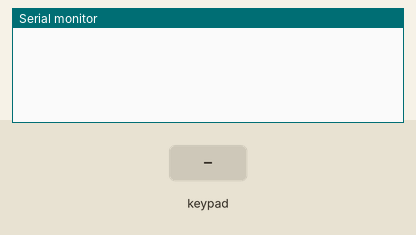
Simulated run of this sketch. Board: Arduino Mega 2560, built with avr-gcc and run on an emulated ATmega2560. Shown: the last lines printed to the serial monitor. Wiring (inferred from the names in the program): 4×4 keypad with keys 1 2 3 A 4 5 6 B 7 8 9 C * 0 # D: rows pin 22, pin 21, pin 19, pin 5; columns pin 17, pin 16, pin 13, pin 12. The inputs (shaded band) are chosen by the test bench.

Above: at 1.2 s.
1.3 s: key '1' pressed
At 2.1 s:
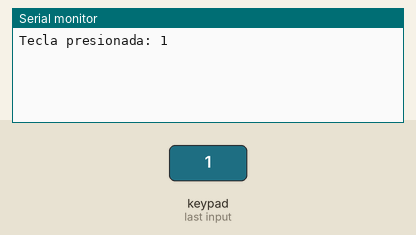
2.8 s: keypad keys 2 2 2 1 1 9 5 # pressed 0.4 s apart
At 6.6 s:
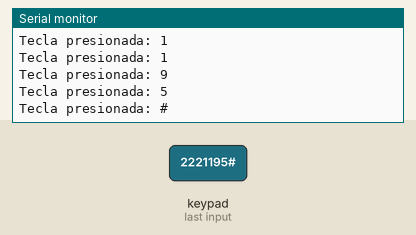
7.5 s: key 'A' pressed
At 8.0 s:
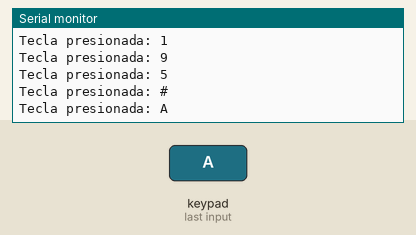
9.0 s: keypad keys 2 2 2 1 1 9 5 * pressed 0.4 s apart
At 12.5 s:
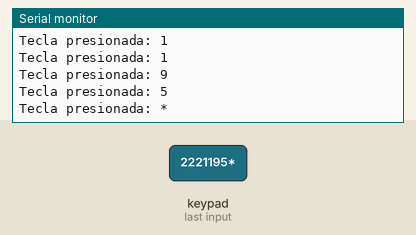
13.7 s: key 'B' pressed
At 14.9 s:
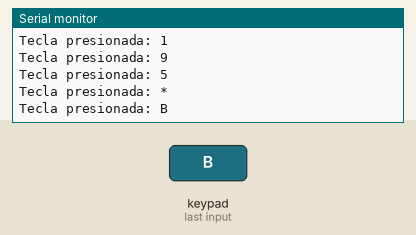
15.2 s: keypad keys 2 2 2 1 1 9 5 D pressed 0.4 s apart
At 18.4 s:
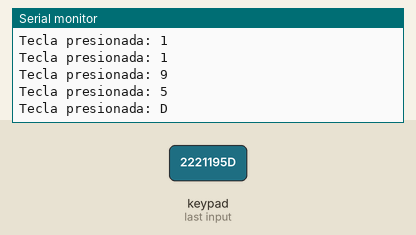
Timing chart, 0 to 19.9 s (numbered marks = the images above; inputs shaded):
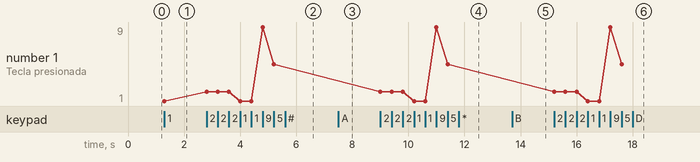

Measured:
- after the input at 1.3 s, the serial monitor: prints a new line at once (image 1)
- after the input at 2.8 s, the serial monitor: prints a new line at once (image 2)
- after the input at 7.5 s, the serial monitor: prints a new line at once (image 3)
- after the input at 9.0 s, the serial monitor: prints a new line at once (image 4)
- after the input at 13.7 s, the serial monitor: prints a new line at once (image 5)
- after the input at 15.2 s, the serial monitor: prints a new line at once (image 6)
- plotted number 1: 1 → 5 after the input at 2.8 s

The sketch:

Keypad_4x4.ino
```cpp
// Definición de pines del teclado
const uint8_t ROWS = 4;  // Número de filas
const uint8_t COLS = 4;  // Número de columnas

// Distribución de las teclas en el teclado 4x4
char keys[ROWS][COLS] = {
  { '1', '2', '3', 'A' },
  { '4', '5', '6', 'B' },
  { '7', '8', '9', 'C' },
  { '*', '0', '#', 'D' }
};

// Definición de los pines correspondientes a las filas y columnas
uint8_t rowPins[ROWS] = {22, 21, 19, 5};   // Pines para filas
uint8_t colPins[COLS] = {17, 16, 13, 12};  // Pines para columnas

void setup() {
  Serial.begin(9600);

  // Configura los pines de filas como entradas con resistencias pull-up
  for (int i = 0; i < ROWS; i++) {
    pinMode(rowPins[i], INPUT_PULLUP);
  }

  // Configura los pines de columnas como salidas en estado alto
  for (int j = 0; j < COLS; j++) {
    pinMode(colPins[j], OUTPUT);
    digitalWrite(colPins[j], HIGH); // Inicializa las columnas en alto
  }
}

void loop() {
  for (int i = 0; i < COLS; i++) {
    // Activa una columna a la vez
    digitalWrite(colPins[i], LOW);

    for (int j = 0; j < ROWS; j++) {
      // Lee el estado de cada fila
      if (digitalRead(rowPins[j]) == LOW) {
        // Muestra la tecla correspondiente en el Monitor Serial
        Serial.print("Tecla presionada: ");
        Serial.println(keys[j][i]);
        delay(200); // Pausa para evitar lecturas repetidas
      }
    }

    // Desactiva la columna actual antes de pasar a la siguiente
    digitalWrite(colPins[i], HIGH);
  }
}
```
